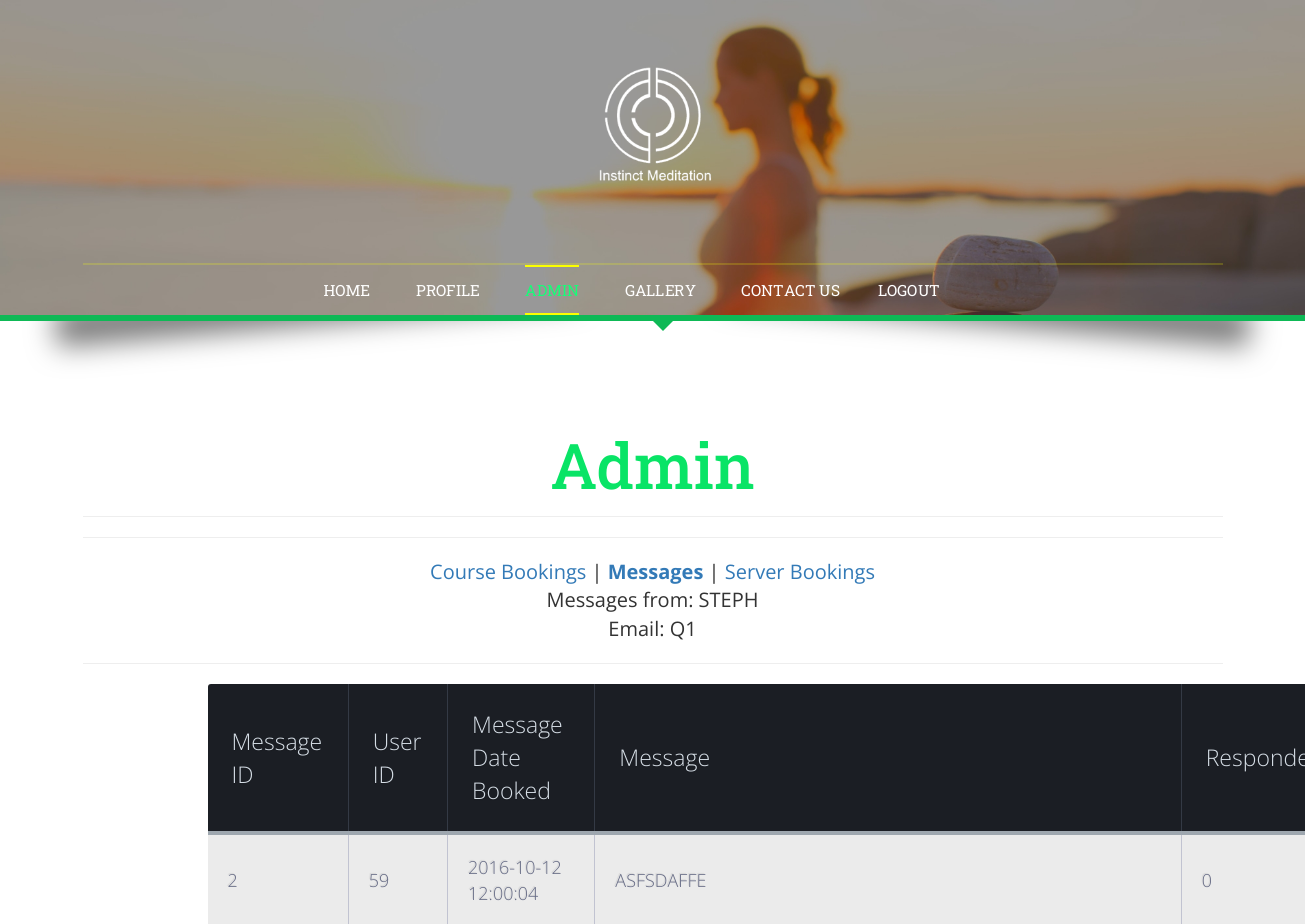
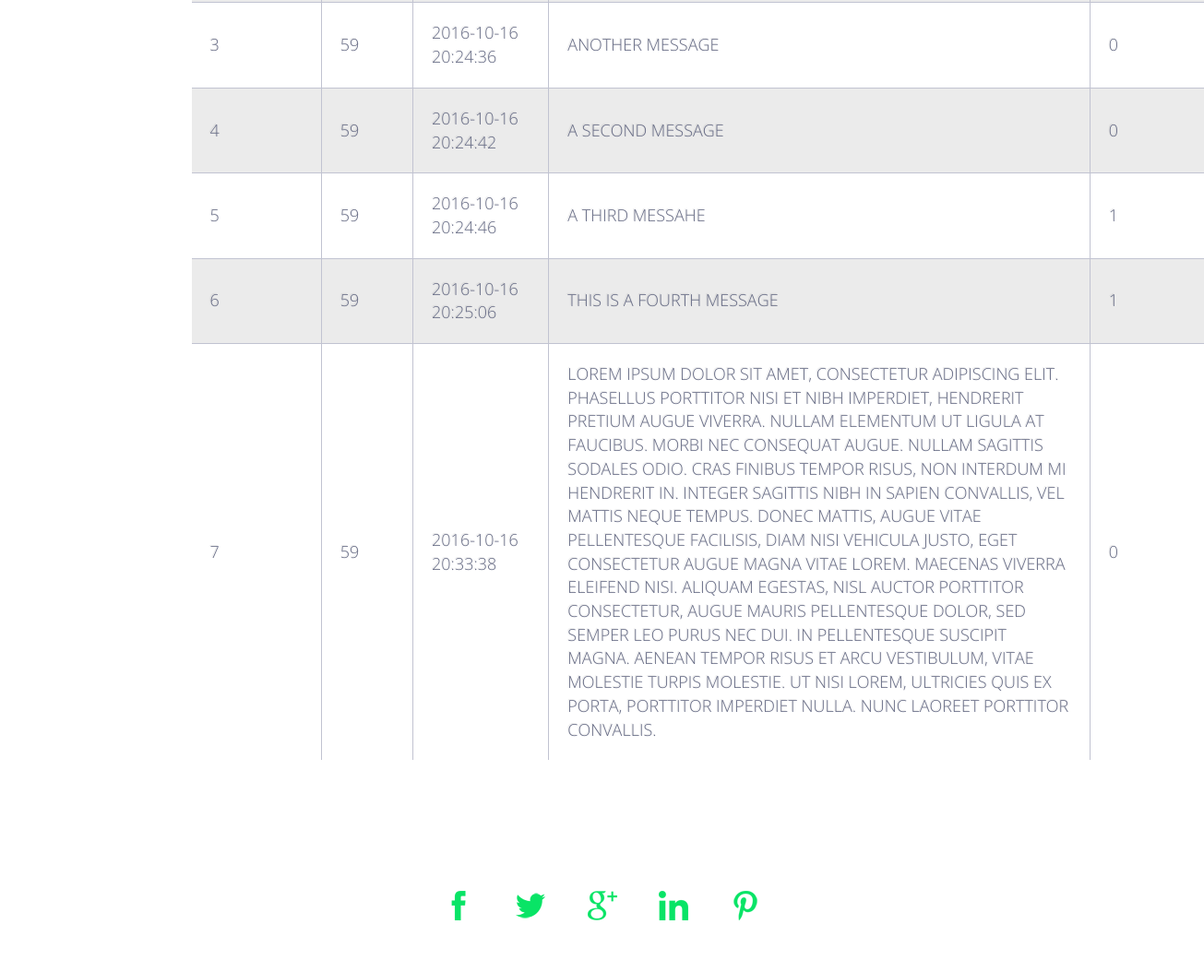
The app's page /adminMessagesUser.php?messageUserID=59 (signed in) with its own data (2 pictures, top to bottom).
### tables this page shows
CREATE TABLE `users` (
  `userID` int(11) NOT NULL,
  `firstName` text NOT NULL,
  `lastName` text NOT NULL,
  `email` varchar(64) DEFAULT NULL,
  `password` varchar(64) DEFAULT NULL,
  `admin_privileges` tinyint(1) NOT NULL,
  `gender` text NOT NULL,
  `dateOfBirth` date NOT NULL,
  `homeAddress` varchar(200) NOT NULL,
  `canBeServer` tinyint(1) NOT NULL,
  `mobile` int(20) NOT NULL,
  `avatar` varchar(200) NOT NULL
);

CREATE TABLE `messages` (
  `userID` int(64) NOT NULL,
  `messageID` int(64) NOT NULL,
  `messageDate` datetime NOT NULL,
  `message` varchar(1000) NOT NULL,
  `responded` tinyint(1) NOT NULL
);

### adminMessagesUser.php (the view, shortened to what this page needs)
<?php
include "serverConnection.php";
 $messageUserID = $_GET['messageUserID'];
if (!(isset($_SESSION['login']))){
header ("Location:login.php");
} else if(isset($_SESSION['iAmLogged'] )){
    if($_SESSION['admin'] == 1) {
        $navText = "<li class='active'><a href='admin.php' class='link link--yaku'><span>A</span><span>D</span><span>M</span><span>I</span><span>N</span></a></li>";
    } else if($_SESSION['iAmLogged'] == 0) {
        $navText = "<li><a href='bookings.php' class='link link--yaku'><span>B</span><span>O</span><span>O</span><span>K</span><span>I</span><span>N</span><span>G</span><span>S</span></a></li>";
    }
$userinfo = "SELECT * FROM users where userID = $messageUserID";
$loginpage = mysqli_query($con, $userinfo) or die(mysqli_error($con));
$userBookinginfo = "SELECT * FROM messages where userID = $messageUserID";
$bookingpage = mysqli_query($con, $userBookinginfo) or die(mysqli_error($con));
}
?>
<!DOCTYPE html>
<html>
<head>
<link href="css/bootstrap.css" type="text/css" rel="stylesheet" media="all">
<link href="css/style.css" type="text/css" rel="stylesheet" media="all">
<link href="css/styletable.css" type="text/css" rel="stylesheet" media="all">
</head>
<body>
	<div class="banner">
		<div class="effect5">
			<div class="container">
				<div class="logo">
					<h1><a href="index.php"><img src="images/logo.png" alt="" /></a></h1>
				</div>
				<div class="top-nav">
					<nav class="navbar navbar-default">
						<div class="collapse navbar-collapse" id="bs-example-navbar-collapse-1">
							<ul class="nav navbar-nav navbar-center">
								<li><a href="loggedin.php"><span>H</span><span>O</span><span>M</span><span>E</span></a></li>
								<li><a href="profile.php" class="link link--yaku"><span>P</span><span>R</span><span>O</span><span>F</span><span>I</span><span>L</span><span>E</span></a></li>
								<?php echo $navText; ?>
								<li><a href="gallery.php" class="link link--yaku"><span>G</span><span>A</span><span>L</span><span>L</span><span>E</span><span>R</span><span>Y</span></a></li></a></li>
								<li><a href="#contact" class="scroll link link--yaku"><span>C</span><span>O</span><span>N</span><span>T</span><span>A</span><span>C</span><span>T</span> <span>U</span><span>S</span></a></li>
								<li><a href="process/logout.php" class="link link--yaku"><span>&nbsp; &nbsp; &nbsp; &nbsp; &nbsp;</span><span>L</span><span>O</span><span>G</span><span>O</span><span>U</span><span>T</span></a></li>
							</ul>
						</div>
					</nav>
				</div>
			</div>
		</div>
	</div>
	<div class="codes">
		<div class="container">
			<h3 class="title">Admin</h3>
<div id="container">
<hr>
<div id="adminTitle">
    <hr>
    <a href="admin.php"> Course Bookings </a> |
    <b><a href="adminMessages.php"> Messages </a></b> |
    <a href="adminServers.php"> Server Bookings </a>
    <br><?php while($row = mysqli_fetch_array($loginpage)) {
	echo "Messages from: ";
    echo strtoUpper($row['firstName']);
    echo "<br>Email: ";
    echo strtoUpper($row['email']);
        } ?>
    <hr>
</div>
<div id="myBookings">
	<div class="tablepos">
    <table>
	<thead>
	<tr>
        <th>Message ID</th>
        <th>User ID </th>
        <th>Message Date Booked</th>
		<th>Message</th>
        <th>Responded</th>
	</tr>
	</thead>
	<tbody>
        <?php
    while($row = mysqli_fetch_array($bookingpage)) { ?>
	<tr>
        <td><?php echo strtoUpper($row['messageID']) ?></td>
        <td><?php echo strtoUpper($row['userID']) ?></td>
        <td><?php echo strtoUpper($row['messageDate']) ?></td>
        <td><?php echo strtoUpper($row['message']) ?> </td>
        <td><?php echo strtoUpper($row['responded']) ?> </td>
        <?php }  ?>
	</tr>
	</tbody>
</table>
</div>
    </div>
<br><br>
<br><br><br>
</div>
</div>
	<div class="footer">
		<div class="footer-info">
			<div class="container">
				<div class="icons">
					<ul>
						<li><a href="#" data-toggle="tooltip" data-placement="top" title="Facebook"><img src="images/i1.png" alt=""/></a></li>
						<li><a href="#" data-toggle="tooltip" data-placement="top" title="Twitter"><img src="images/i2.png" alt=""/> </a></li>
						<li><a href="#" data-toggle="tooltip" data-placement="top" title="Google+"><img src="images/i3.png" alt=""/></a></li>
						<li><a href="#" data-toggle="tooltip" data-placement="top" title="LinkedIn"><img src="images/i4.png" alt=""/> </a></li>
						<li><a href="#" data-toggle="tooltip" data-placement="top" title="Pinterest"><img src="images/i5.png" alt=""/> </a></li>
					</ul>
				</div>
			</div>
		</div>
	</div>
</body>
</html>

### css/style.css (style rules this page uses)
#adminTitle { margin: auto; text-align: center; font-size: 20px; }
body { margin:0; font-family: 'Open Sans', sans-serif; background: #fff; }
body a { transition: 0.5s all ease; -webkit-transition: 0.5s all ease; -moz-transition: 0.5s all ease; -o-transition: 0.5s all ease; -ms-transition: 0.5s all ease; text-decoration:none; }
h1,h2,h3,h4,h5,h6 { margin:0; }
ul,label { margin:0; padding:0; }
.banner { background: url(../images/banner.jpg)no-repeat 0px 0px; background-size: cover; text-align: center; padding: 4em 0 0; border-bottom: 6px solid #0EB956; position:relative; }
.banner:before { content: ''; width: 0; height: 0; border-left: 10px solid transparent; border-top: 10px solid #0EB956; border-right: 10px solid transparent; left: 50%; bottom: -16px; position: absolute; }
.logo { width: 12%; margin: 0 auto; }
.logo a { display:block; }
.logo a img { vertical-align: middle; width: 100%; }
.top-nav { margin-top: 5em; border-top: 2px solid rgba(251, 255, 0, 0.2); }
.navbar-default { background-color: transparent; border: none; margin: 0; padding: 0; }
.top-nav ul li { display: inline-block; margin-right: 3em; vertical-align: bottom; float: none; }
.top-nav ul li:nth-child(5) { margin: 0; }
.top-nav ul li a { font-size: 1.1em; color: #fff !important; font-family: 'Roboto Slab', serif; position: relative; display: block; line-height: 50px; }
.top-nav ul li.active a { color: #14FF77 !important; border-top: 2px solid #FBFF00; border-bottom: 2px solid #FBFF00; line-height: 46px; }
.navbar-nav { float: none; margin:0; }
.navbar-nav > li > a { font-size: 1.1em; padding: 0; line-height: 35px; }
.navbar-default .navbar-nav > .active > a, .navbar-default .navbar-nav > .active > a:hover, .navbar-default .navbar-nav > .active > a:focus { background: none; }
.navbar-default .navbar-nav > li > a { color: #fff; }
.navbar-nav > li.active a ,.navbar-nav > li.active1 a.dropdown-toggle { color: #fff !important; border-top: 2px solid #f00; border-bottom: 2px solid #f00; background:none; }
div#bs-example-navbar-collapse-1 { padding: 0; }
nav.navbar.navbar-default { background: none; border: none; }
.link--yaku { overflow: hidden; }
.link--yaku::before { content: ''; position: absolute; height: 100%; width: 100%; border-width: 2px 0; border-color: #FBFF00; border-style: solid; left: 0; -webkit-transform: translate3d(-101%,0,0); transform: translate3d(-101%,0,0); -webkit-transition: -webkit-transform 0.5s; transition: transform 0.5s; }
.link--yaku span { display: inline-block; position: relative; -webkit-transform: perspective(1000px) rotate3d(0,1,0,0deg); transform: perspective(1000px) rotate3d(0,1,0,0deg); -webkit-transition: -webkit-transform 0.5s, color 0.5s; transition: transform 0.5s, color 0.5s; }
.link--yaku span:nth-child(4), .link--yaku:hover span:first-child { -webkit-transition-delay: 0s; transition-delay: 0s; }
.link--yaku span:nth-child(3), .link--yaku:hover span:nth-child(2) { -webkit-transition-delay: 0.1s; transition-delay: 0.1s; }
.link--yaku span:nth-child(2), .link--yaku:hover span:nth-child(3) { -webkit-transition-delay: 0.2s; transition-delay: 0.2s; }
.link--yaku span:first-child, .link--yaku:hover span:nth-child(4) { -webkit-transition-delay: 0.3s; transition-delay: 0.3s; }
.effect5:before, .effect5:after { z-index: -1; position: absolute; content: ""; bottom: 25px; left: 4%; width: 50%; top: 80%; max-width: 522px; background: #B4B4B4; -webkit-box-shadow: 0 35px 20px #777; -moz-box-shadow: 0 35px 20px #777; box-shadow: 0 34px 29px #777; -webkit-transform: rotate(-5deg); -moz-transform: rotate(-5deg); -o-transform: rotate(-5deg); -ms-transform: rotate(-5deg); transform: rotate(-5deg); }
.effect5:after { -webkit-transform: rotate(5deg); -moz-transform: rotate(5deg); -o-transform: rotate(5deg); -ms-transform: rotate(5deg); transform: rotate(5deg); right: 4%; left: auto; }
.welcome,.popular,.about,.gallery,.about,.codes,.single { margin: 8em 0; }
h3.title,h2.title { font-size: 4.5em; line-height: 1em; color:#09E466; text-align: center; font-family: 'Roboto Slab', serif; }
.footer { padding: 3em 0 2em; }
.footer ul { text-align: center; margin-bottom: 2em; }
.footer ul li { display: inline-block; margin-right: 3em; }
.footer ul li:nth-child(5) { margin: 0; }
.footer ul li a { display:block; }

### records on screen
users: firstName "STEPH", email "Q1"
messages: messageID "2", userID "59", messageDate "2016-10-12 12:00:04", message "ASFSDAFFE", responded "0"
messages: messageID "3", userID "59", messageDate "2016-10-16 20:24:36", message "ANOTHER MESSAGE", responded "0"
messages: messageID "4", userID "59", messageDate "2016-10-16 20:24:42", message "A SECOND MESSAGE", responded "0"
messages: messageID "5", userID "59", messageDate "2016-10-16 20:24:46", message "A THIRD MESSAHE", responded "1"
messages: messageID "6", userID "59", messageDate "2016-10-16 20:25:06", message "THIS IS A FOURTH MESSAGE", responded "1"
messages: messageID "7", userID "59", messageDate "2016-10-16 20:33:38", message "LOREM IPSUM DOLOR SIT AMET, CONSECTETUR ADIPISCING ELIT. PHASELLUS PORTTITOR NISI ET NIBH IMPERDIET, HENDRERIT PRETIUM AUGUE VIVERRA. NULLAM ELEMENTUM UT LIGULA AT FAUCIBUS. MORBI NEC CONSEQUAT AUGUE. NULLAM SAGITTIS SODALES ODIO. CRAS FINIBUS TEMPOR RISUS, NON INTERDUM MI HENDRERIT IN. INTEGER SAGITTIS NIBH IN SAPIEN CONVALLIS, VEL MATTIS NEQUE TEMPUS. DONEC MATTIS, AUGUE VITAE PELLENTESQUE FACILISIS, DIAM NISI VEHICULA JUSTO, EGET CONSECTETUR AUGUE MAGNA VITAE LOREM. MAECENAS VIVERRA ELEIFEND NISI. ALIQUAM EGESTAS, NISL AUCTOR PORTTITOR CONSECTETUR, AUGUE MAURIS PELLENTESQUE DOLOR, SED SEMPER LEO PURUS NEC DUI. IN PELLENTESQUE SUSCIPIT MAGNA. AENEAN TEMPOR RISUS ET ARCU VESTIBULUM, VITAE…", responded "0"
